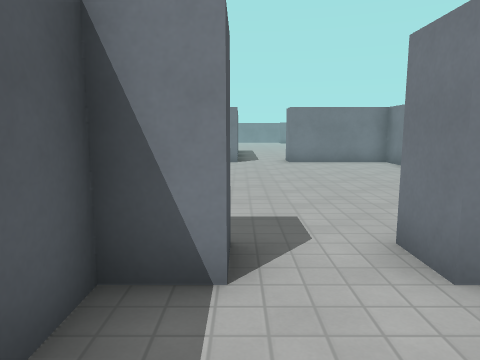
[1] (above)

19 first-person views from a walk through a Godot game level. The camera is 1.4 m above the floor, tilts 8° down and sees 70° across. The floor is counted in squares, 1.2 m on a side. Each view is taken from the middle of a square. On the plan, view 1 faces up. The plan holds only what a view shows up to about 14 squares ahead; the rest is blank. The place goes on beyond the plan. Surface patterns are stand-ins for the level's own textures.

[2]
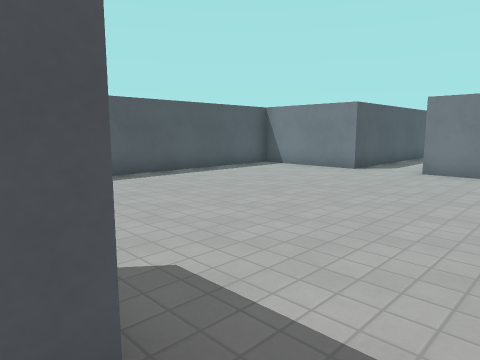

[3]
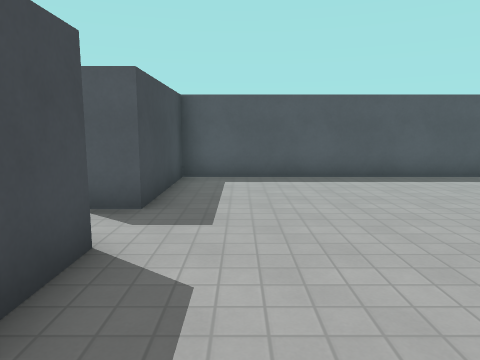

[4]
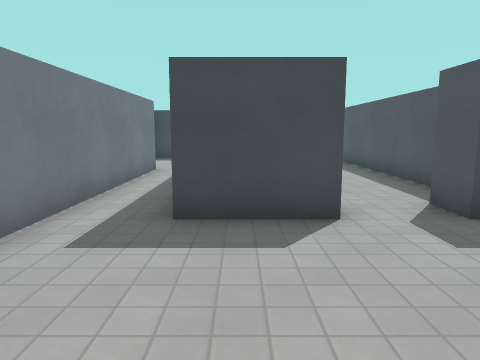

[5]
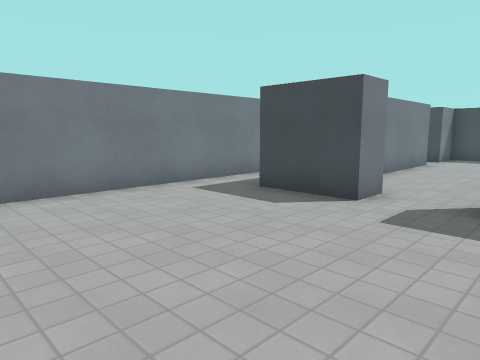

[6]
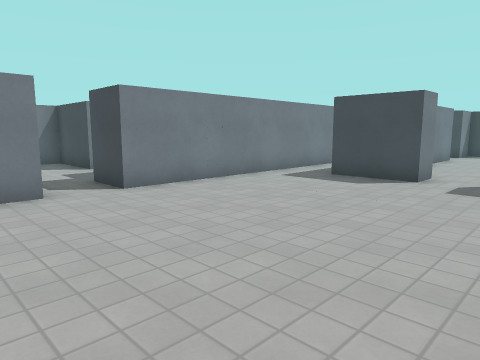

[7]
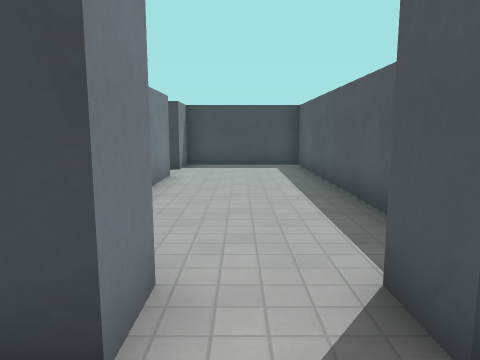

[8]
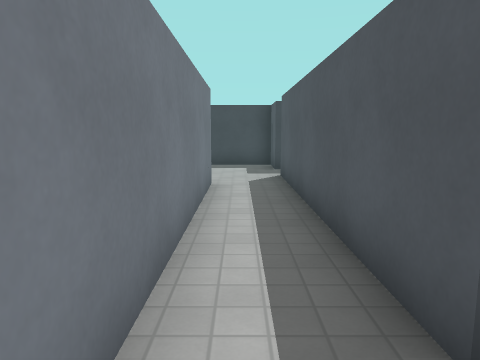

[9]
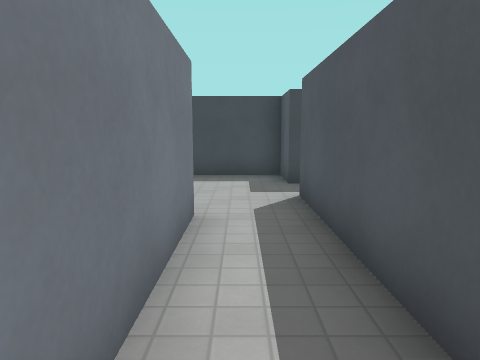

[10]
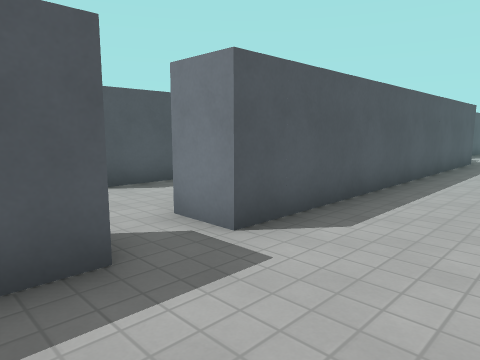

[11]
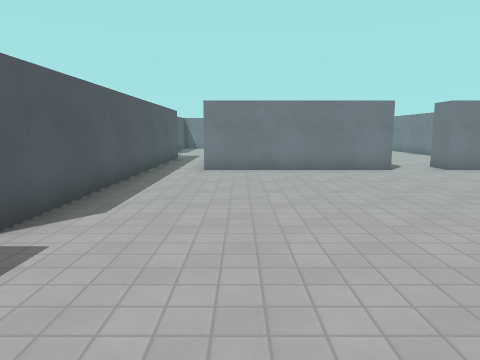

[12]
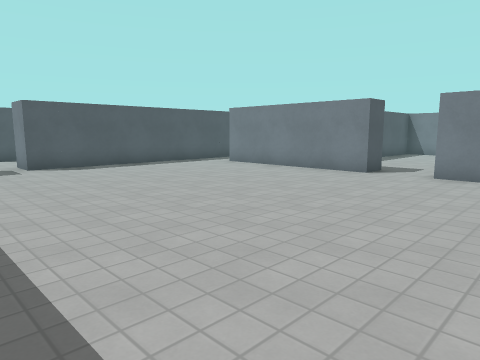

[13]
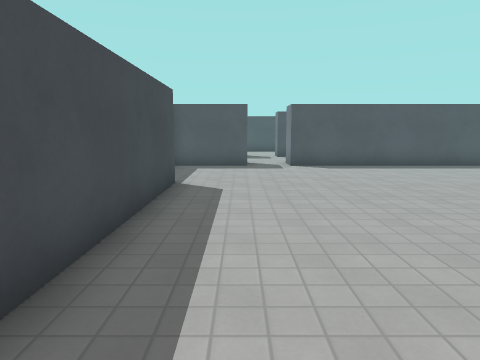

[14]
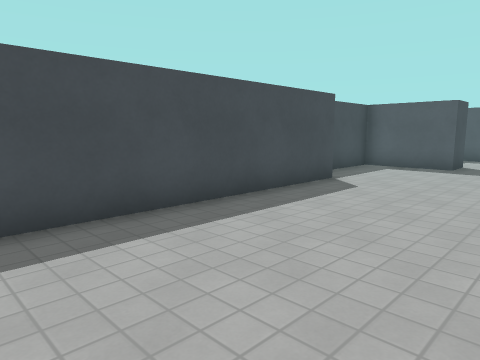

[15]
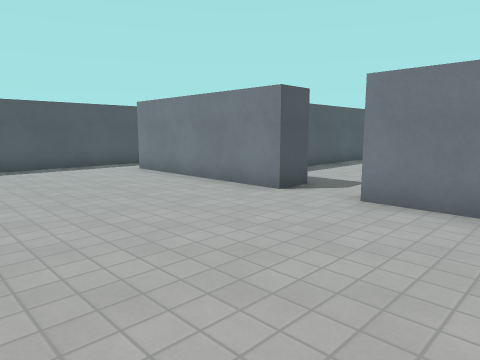

[16]
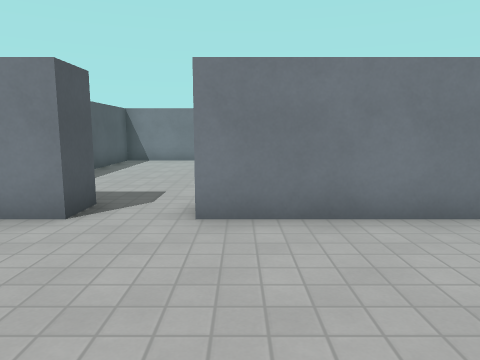

[17]
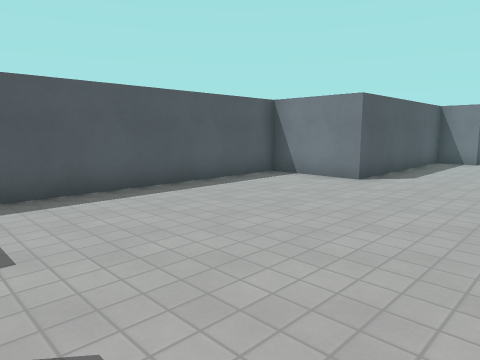

[18]
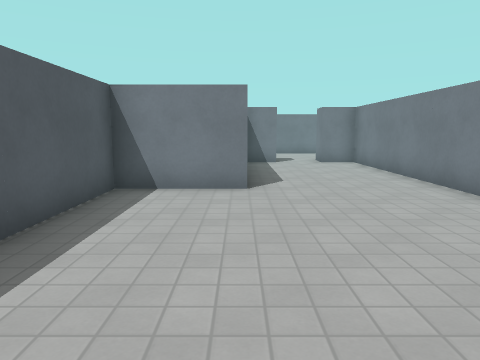

[19]
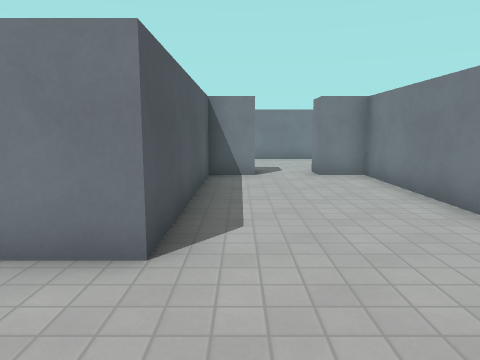

### Floor plan
Points are (right, up) in squares from view 1. A wall is a line through its corners. A room is listed if a view was taken in it or the views show most of it. See-through windows are left out.
Room 1 (views 1, 2, 3, 4, 5, 6, 7, 8, 9)
walls: (1.6, 2.4) (1.6, 3.5) (3.9, 3.5) (3.9, -4.2); (5.6, 10.1) (5.6, 13.3) (1.9, 13.3); (-0.1, 13.3) (-3.8, 13.3) (-3.8, 3.5) (-0.1, 3.5) (-0.1, 2.5) (-1.1, 2.5) (-1.1, -7.2) (2.9, -7.2) (2.9, -5.7); (5.6, -2.8) (5.6, 8.7); (2.9, -4.4) (2.9, -0.5)
ways out: opening at (3.5, -5) to room 4; opening at (5, -4) to room 4; opening at (1, 13.5)
Room 2 (views 10, 11, 12, 13, 14, 15, 16)
walls: (12.1, -7.5) (19.2, -7.5); (15.7, 2.5) (9.9, 2.5); (6.9, -5.7) (8.2, -5.7) (8.2, -8.5) (10.5, -8.5); (8.2, 2.5) (8.2, -4.2) (6.9, -4.2); (20.5, 2.5) (17.4, 2.5)
ways out: opening at (16.5, 3) to room 3; opening at (7.5, -5) to room 4; opening at (9, 2)
Room 3 (views 17, 18, 19)
walls: (15.7, 3.6) (15.7, 2.5); (17.4, 2.5) (17.4, 3.5); (20.4, 16.9) (20.4, 18.3) (19.2, 18.3) (19.2, 19.2); (17.4, 18.8) (17.4, 18.3) (16.2, 18.3) (16.2, 12) (13.4, 12) (13.4, 5)
ways out: opening at (16.5, 3) to room 2; opening at (18.5, 18.5)
Room 4 (no view inside)
walls: (2.9, -5.7) (3.9, -5.7) (3.9, -7.2) (6.4, -7.2)
ways out: opening at (3.5, -5) to room 1; opening at (5, -4) to room 1; opening at (7.5, -5) to room 2

Positions as (right, up) in squares from view 1, and headings:
1: (0, 0), facing up
2: (5, 3), facing up-left
3: (5, 5), facing left
4: (3, 8), facing down
5: (-1, 9), facing down-right
6: (-1, 12), facing down-right
7: (1, 5), facing down
8: (5, 5), facing down
9: (5, 2), facing down
10: (11, -7), facing up-left
11: (11, -8), facing up
12: (20, -7), facing up-left
13: (20, -6), facing left
14: (20, -3), facing down-left
15: (20, -3), facing up-left
16: (18, -2), facing up
17: (20, 4), facing up-left
18: (16, 5), facing up
19: (17, 9), facing up
